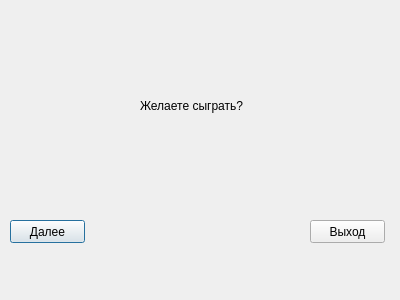
<?xml version="1.0" encoding="UTF-8"?>
<ui version="4.0">
 <class>want_to_play</class>
 <widget class="QDialog" name="want_to_play">
  <property name="geometry">
   <rect>
    <x>0</x>
    <y>0</y>
    <width>400</width>
    <height>300</height>
   </rect>
  </property>
  <property name="windowTitle">
   <string>Dialog</string>
  </property>
  <widget class="QPushButton" name="pushButton">
   <property name="geometry">
    <rect>
     <x>10</x>
     <y>220</y>
     <width>75</width>
     <height>23</height>
    </rect>
   </property>
   <property name="text">
    <string>Далее</string>
   </property>
  </widget>
  <widget class="QPushButton" name="pushButton_2">
   <property name="geometry">
    <rect>
     <x>310</x>
     <y>220</y>
     <width>75</width>
     <height>23</height>
    </rect>
   </property>
   <property name="text">
    <string>Выход</string>
   </property>
  </widget>
  <widget class="QLabel" name="label">
   <property name="geometry">
    <rect>
     <x>140</x>
     <y>70</y>
     <width>171</width>
     <height>71</height>
    </rect>
   </property>
   <property name="text">
    <string>Желаете сыграть?</string>
   </property>
  </widget>
 </widget>
 <resources/>
 <connections/>
</ui>
